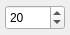
<?xml version="1.0" encoding="UTF-8"?>
<ui version="4.0">
 <class>DLG_BrushSettings</class>
 <widget class="QDialog" name="DLG_BrushSettings">
  <property name="geometry">
   <rect>
    <x>0</x>
    <y>0</y>
    <width>70</width>
    <height>35</height>
   </rect>
  </property>
  <property name="windowTitle">
   <string>Brush</string>
  </property>
  <widget class="QSpinBox" name="spin_brushSize">
   <property name="geometry">
    <rect>
     <x>5</x>
     <y>5</y>
     <width>60</width>
     <height>25</height>
    </rect>
   </property>
   <property name="minimum">
    <number>1</number>
   </property>
   <property name="maximum">
    <number>100</number>
   </property>
   <property name="value">
    <number>20</number>
   </property>
  </widget>
 </widget>
 <resources/>
 <connections/>
</ui>
